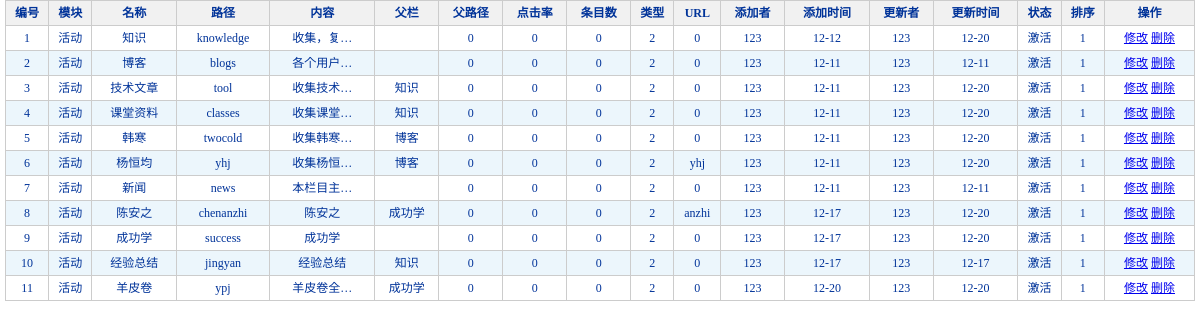
Screenshot of /leetobest/admin/listcates.php (signed in) with the database file from the repository.
### tables this page shows
CREATE TABLE `cates` (
  `cates_id` int(10) unsigned NOT NULL auto_increment COMMENT '主键 自增',
  `modules_id` int(10) unsigned NOT NULL default '0' COMMENT '所属模块--模块表的主键',
  `cates_name` varchar(255) NOT NULL default '' COMMENT '栏目名称',
  `cates_path` varchar(255) NOT NULL default '' COMMENT '栏目路径---也就是用来建栏目所对应的文件夹名',
  `cates_key` varchar(255) default NULL COMMENT '栏目关键字---便于百度和GOOGLE等搜索',
  `cates_des` text COMMENT '栏目描述---便于百度和GOOGLE等搜索',
  `cates_content` text COMMENT '栏目介绍',
  `cates_parentid` int(10) unsigned NOT NULL default '0' COMMENT '上一级栏目',
  `cates_all_parentid` varchar(255) default NULL COMMENT '所有上一级栏目---栏目id的集合 用,分开',
  `cates_parent_dir` varchar(45) default NULL COMMENT '上一级栏目路径',
  `cates_all_parent_dir` varchar(45) default NULL COMMENT '完整上一级栏目路径',
  `cates_child` int(10) unsigned default NULL COMMENT '是否有下级',
  `cates_all_children` varchar(245) default NULL COMMENT '所有下级,包含本身',
  `cates_hits` int(10) unsigned default NULL COMMENT '点击率',
  `cates_items` int(10) unsigned default NULL COMMENT '条目数---如新闻数量',
  `cates_images` text COMMENT '栏目图片地址的集合',
  `cates_flashs` text COMMENT '栏目flash动画地址的集合',
  `cates_videos` text COMMENT '栏目视频地址的集合',
  `cates_downs` text COMMENT '栏目下载地址的集合',
  `cates_type` int(10) unsigned NOT NULL default '2' COMMENT '栏目类别---1--单网页 2--内部栏目 3--外栏目',
  `cates_url` varchar(245) default NULL COMMENT '栏目链接地址',
  `cates_nav` int(10) unsigned default NULL COMMENT '导航,,1-是 2-不是',
  `cates_status` int(10) unsigned NOT NULL default '1' COMMENT '状态 1-激活 2-关闭',
  `cates_sort` int(10) unsigned NOT NULL default '1' COMMENT '排序 值为1-9 值越大越靠前',
  `cates_addusersid` int(10) unsigned NOT NULL default '0' COMMENT '添加者--用户表的主键',
  `cates_addtime` varchar(50) NOT NULL default '' COMMENT '添加时间',
  `cates_editusersid` int(10) unsigned NOT NULL default '0' COMMENT '最后修改人',
  `cates_edittime` varchar(45) NOT NULL default '' COMMENT '最后修改时间',
  `cates_remark1` varchar(45) default NULL COMMENT '备用字段',
  `cates_remark2` varchar(45) default NULL COMMENT '备用字段',
  `cates_remark3` varchar(45) default NULL COMMENT '备用字段',
  PRIMARY KEY  (`cates_id`)
);

CREATE TABLE `users` (
  `users_id` int(10) unsigned NOT NULL auto_increment COMMENT '用户ID',
  `users_account` varchar(100) NOT NULL default '' COMMENT '用户账号',
  `users_password` varchar(100) NOT NULL default '' COMMENT '密码',
  PRIMARY KEY  (`users_id`)
);

### leetobest/include/mysql.php (called while the page is built, shortened)
<?php
   class Mysql{
      function Mysql($dbhost, $dbuser, $dbpw, $dbname = '', $charset = ''){
		 $this->dbhost=$dbhost;
		 $this->dbuser=$dbuser;
		 $this->dbpw=$dbpw;
		 $this->dbname=$dbname;
		 $this->charset=$charset;
	     $this->dblink = mysql_connect($this->dbhost,$this->dbuser,$this->dbpw);
	  }
	  function free_result(&$query){
		 return mysql_free_result($query);
	  }
	  function selectSingle($tablename='',$str1='',$str2='',$str3=''){
		  $sql="SELECT * FROM ".$tablename." WHERE ";
			  $sql=$sql.$str2."='".$str1."'";
		  $res=mysql_query($sql);
		  $row=mysql_fetch_array($res,MYSQL_BOTH);
		  return $row;
	  }
	  function selectPage($tablename='',$arr1=array(),$arr2=array(),$arr3=array(),$order_str='',$start=0,$pageSize=1){
		  $sql="SELECT * FROM ".$tablename." WHERE 1=1";
		  $sql=$sql." LIMIT ".$start.",".$pageSize;
		  $res=mysql_query($sql);
		  $back_arr=array();
		  while($row=mysql_fetch_array($res,MYSQL_BOTH)){
              $back_arr=array_pad($back_arr,count($back_arr)+1,$row);
		  }
		  return $back_arr;
	  }
   }
?>

### leetobest/include/cache.func.php (called while the page is built, shortened)
<?php
    function cache_read($file='', $path = '',$backPage=''){
	   $cachefile=($path ? $path : CACHE_PATH).$file;
	   return @include $cachefile;
	}
?>

### leetobest/include/leeutil.php (called while the page is built, shortened)
<?php
	function my_substr($str,$limit_length,$charset,$omit=''){
			$return_str = "";
			$len = mb_strlen($str,$charset);
			if ( $len > $limit_length ){
				 if(strlen($omit)<=0){
					  $omit = "&hellip;";
				 }
			}else{
				  $limit_length = $len;
				  $omit='';
			}
			for ($i = 0; $i < $limit_length; $i++){
					$curr_char = mb_substr($str,$i,1,$charset);
					$return_str .= $curr_char;
			}
			return $return_str.$omit;
	}
   function helphtml($htmlstr){
	   $htmlstr=str_replace('\n','',$htmlstr);
	   $htmlstr=str_replace('\r','',$htmlstr);
	   $htmlstr=str_replace('\t','',$htmlstr);
	   $htmlstr=str_replace('&nbsp;','',$htmlstr);
	   $i=0;
	   return $htmlstr;
   }
?>

### leetobest/admin/listcates.php (the view, shortened to what this page needs)
<?php
	include_once('../include/leeutil.php');
	include_once('../include/cache.func.php');
	 $pageNo=@trim($pageNo);
	 if(empty($pageNo)){
		$pageNo=1;
	 }else{
		$pageNo=(int)$pageNo;
		if($pageNo<=0){
			 $pageNo=1;
		}
	 }
	 $pageSize=@trim($pageSize);
	 if(empty($pageSize)){
		$pageSize=18;
	 }else{
		$pageSize=(int)$pageSize;
		if($pageSize<=0){
			$pageSize=18;
		}
	}
?>
<!DOCTYPE html PUBLIC "-//W3C//DTD XHTML 1.0 Transitional//EN" "http://www.w3.org/TR/xhtml1/DTD/xhtml1-transitional.dtd">
<html xmlns="http://www.w3.org/1999/xhtml">
<head>
<link href="style/index.css" type=text/css rel=stylesheet />
</head>
<body>
<table border="0" cellpadding="0" cellspacing="0" class="list_table">
  <tr>
    <td><table border="0" cellpadding="0" cellspacing="0" class="list_table_main">
        <tr>
          <th>编号</th>
          <th>模块</th>
		  <th>名称</th>
		  <th>路径</th>
		  <th>内容</th>
		  <th>父栏</th>
		  <th>父路径</th>
		  <th>点击率</th>
		  <th>条目数</th>
		  <th>类型</th>
		  <th>URL</th>
		  <th>添加者</th>
          <th>添加时间</th>
		  <th>更新者</th>
		  <th>更新时间</th>
		  <th>状态</th>
		  <th>排序</th>
		  <th>操作</th>
        </tr>
		<?php
		    @include_once '../include/mysql.php';
			$db = new Mysql(DB_HOST,DB_USER,DB_PW,DB_NAME,DB_CHARSET);
		    $start=($pageNo-1)*$pageSize;
			$back_arr=$db->selectPage('cates',array(),array(),array(),'',$start,$pageSize);
			for($i=0;$i<count($back_arr);$i++){
		?>
		<tr>
		   <td><?php echo @empty($back_arr[$i]['cates_id'])?'0':$back_arr[$i]['cates_id']; ?></td>
		   <td><?php
		    $modules_id=$back_arr[$i]['modules_id'];
		   	$modules_array=@cache_read('modules.php',CACHE_PATH);
			if(@empty($modules_array) && @count($modules_array)<=0){
				echo "<script>alert('请更新缓存。');window.history.back();</script>";
				exit;
			}else{
				echo $modules_array[($modules_id-1)]['modules_name'];
			}
				?>
		   </td>
		   <td><?php echo @empty($back_arr[$i]['cates_name'])?'0':$back_arr[$i]['cates_name']; ?></td>
		   <td><?php echo @empty($back_arr[$i]['cates_path'])?'0':$back_arr[$i]['cates_path']; ?></td>
		   <td title="<?php echo @empty($back_arr[$i]['cates_content'])?'':$back_arr[$i]['cates_content']; ?>"><?php echo @empty($back_arr[$i]['cates_content'])?'':my_substr(helphtml($back_arr[$i]['cates_content']),4,'utf-8'); ?></td>
		   <td>
		      <?php
			       if(!@empty($back_arr[$i]['cates_parentid'])){
			          $ar=$db->selectSingle('cates',$back_arr[$i]['cates_parentid'],'cates_id','INTEGER');
					  echo @empty($ar['cates_name'])?'':$ar['cates_name'];
		           }
			  ?>
		   </td>
		   <td><?php echo @empty($back_arr[$i]['cates_parent_dir'])?'0':$back_arr[$i]['cates_parent_dir']; ?></td>
		   <td><?php echo @empty($back_arr[$i]['cates_hits'])?'0':$back_arr[$i]['cates_hits']; ?></td>
		   <td><?php echo @empty($back_arr[$i]['cates_items'])?'0':$back_arr[$i]['cates_items']; ?></td>
		   <td><?php echo @empty($back_arr[$i]['cates_type'])?'0':$back_arr[$i]['cates_type']; ?></td>
		   <td><?php echo @empty($back_arr[$i]['cates_url'])?'0':$back_arr[$i]['cates_url']; ?></td>
		   <td>
		       <?php
			       if(!@empty($back_arr[$i]['cates_addusersid'])){
			          $arr=$db->selectSingle('users',$back_arr[$i]['cates_addusersid'],'users_id','INTEGER');
					  echo @empty($arr['users_account'])?'':$arr['users_account'];
		           }
			   ?>
		   </td>
		   <td title="<?php echo @empty($back_arr[$i]['cates_addtime'])?'':$back_arr[$i]['cates_addtime'];?>"><?php echo @empty($back_arr[$i]['cates_addtime'])?'':substr($back_arr[$i]['cates_addtime'],5,5);?></td>
		   <td>
		       <?php
			       if(!@empty($back_arr[$i]['cates_editusersid'])){
			          $arr=$db->selectSingle('users',$back_arr[$i]['cates_editusersid'],'users_id','INTEGER');
					  echo @empty($arr['users_account'])?'':$arr['users_account'];
		           }
			   ?>
		   </td>
		   <td title="<?php echo @empty($back_arr[$i]['cates_edittime'])?'':$back_arr[$i]['cates_edittime'];?>"><?php echo @empty($back_arr[$i]['cates_edittime'])?'':substr($back_arr[$i]['cates_edittime'],5,5);?></td>
		   <td><?php echo @empty($back_arr[$i]['cates_status'])?'':($back_arr[$i]['cates_status']==1?'激活':'关闭');?></td>
		   <td><?php echo @empty($back_arr[$i]['cates_sort'])?'0':$back_arr[$i]['cates_sort']; ?></td>
		   <td>
		       <a href="editcates.php?cates_id=<?php echo @empty($back_arr[$i]['cates_id'])?'0':$back_arr[$i]['cates_id'];?>&pageNo=<?php echo $pageNo; ?>">修改</a>
               <a href="../control/cates.php?method=delete&cates_id=<?php echo @empty($back_arr[$i]['cates_id'])?'0':$back_arr[$i]['cates_id'];?>&pageNo=<?php echo $pageNo; ?>&pageSize=<?php echo $pageSize; ?>">删除</a>
		   </td>
		</tr>
		<?php
			}
		?>
      </table></td>
  </tr>
</table>
</body>
</html>

### leetobest/admin/style/index.css (style rules this page uses)
* { margin: 0px; padding: 0px; }
body { margin:0; padding:0; text-align:left; font-size:14px; color:#00f; background:#fff; }
table { margin:10px 0 0 10px; border-collapse: collapse; font-size:12px; font-family:"宋体"; }
th { border: 1px solid #cccccc; height:24px; }
td { border: 1px solid #cccccc; height:24px; }
.list_table { margin:0; padding:0; width:100%;color:#039; border:0; }
.list_table td { padding:0 5px; border:0; }
.list_table_main { margin:0; padding:0; width:100%;color:#039; text-align:center; }
.list_table_main th { margin:0; padding:0;color:#039; border: 1px solid #cccccc; height:24px; line-height:24px; background:#f1f1f1; }
.list_table_main td { margin:0; padding:0;color:#039; border: 1px solid #cccccc; height:24px; line-height:24px; }

### leetobest/admin/listcates.php (style rules this page uses)
tr.alt td { background:#ecf6fc; }

### rows the page displays
cates: cates_id "1", modules "活动", cates_name "知识", cates_path "knowledge", cates_content "收集，复…", cates_type "2", shows "0", users.users_account "123", cates_addtime "12-12", cates_edittime "12-20", cates_status "激活", cates_sort "1"
cates: cates_id "2", modules "活动", cates_name "博客", cates_path "blogs", cates_content "各个用户…", cates_type "2", shows "0", users.users_account "123", cates_addtime "12-11", cates_edittime "12-11", cates_status "激活", cates_sort "1"
cates: cates_id "3", modules "活动", cates_name "技术文章", cates_path "tool", cates_content "收集技术…", cates.cates_name "知识", cates_type "2", shows "0", users.users_account "123", cates_addtime "12-11", cates_edittime "12-20", cates_status "激活", cates_sort "1"
cates: cates_id "4", modules "活动", cates_name "课堂资料", cates_path "classes", cates_content "收集课堂…", cates.cates_name "知识", cates_type "2", shows "0", users.users_account "123", cates_addtime "12-11", cates_edittime "12-20", cates_status "激活", cates_sort "1"
cates: cates_id "5", modules "活动", cates_name "韩寒", cates_path "twocold", cates_content "收集韩寒…", cates.cates_name "博客", cates_type "2", shows "0", users.users_account "123", cates_addtime "12-11", cates_edittime "12-20", cates_status "激活", cates_sort "1"
cates: cates_id "6", modules "活动", cates_name "杨恒均", cates_path "yhj", cates_content "收集杨恒…", cates.cates_name "博客", cates_type "2", cates_url "yhj", users.users_account "123", cates_addtime "12-11", cates_edittime "12-20", cates_status "激活", cates_sort "1"
cates: cates_id "7", modules "活动", cates_name "新闻", cates_path "news", cates_content "本栏目主…", cates_type "2", shows "0", users.users_account "123", cates_addtime "12-11", cates_edittime "12-11", cates_status "激活", cates_sort "1"
cates: cates_id "8", modules "活动", cates_name "陈安之", cates_path "chenanzhi", cates_content "陈安之", cates.cates_name "成功学", cates_type "2", cates_url "anzhi", users.users_account "123", cates_addtime "12-17", cates_edittime "12-20", cates_status "激活", cates_sort "1"
cates: cates_id "9", modules "活动", cates_name "成功学", cates_path "success", cates_content "成功学", cates_type "2", cates_addtime "12-17", cates_edittime "12-20", cates_sort "1"
users: users_account "123"
cates: cates_id "10", modules "活动", cates_name "经验总结", cates_path "jingyan", cates_content "经验总结", cates.cates_name "知识", cates_type "2", users.users_account "123", cates_addtime "12-17", cates_edittime "12-17", cates_status "激活", cates_sort "1"
cates: cates_id "11", modules "活动", cates_name "羊皮卷", cates_path "ypj", cates_content "羊皮卷全…", cates.cates_name "成功学", cates_type "2", shows "0", users.users_account "123", cates_addtime "12-20", cates_edittime "12-20", cates_status "激活", cates_sort "1"
